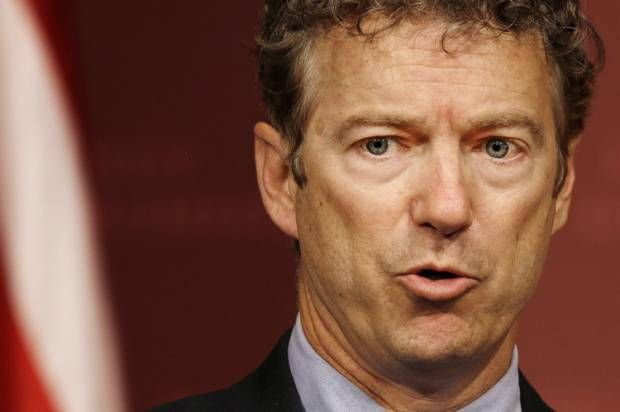
//> input picture SilenceImages/54d25efcb3e8d.jpg, 620 x 412 px
$ ./DetectWink ../SilenceImages/   (built with g++ and OpenCV 4)
//> lines starting //> are read from the running program, lines starting //| are printed output that depends on the picture; after the words box and inside, x2 and y2 are one past the last pixel; in counts of white or black regions, pixels touching at a corner belong together
//> in runonFolder, img is the input picture: 412 rows x 620 cols, CV_8UC3; mean B, G, R 66.1, 83.4, 126.4
#include "opencv2/highgui.hpp"
#include "opencv2/objdetect/objdetect.hpp"
#include "opencv2/imgproc/imgproc.hpp"

#include <iostream>
#include <stdio.h>
#include "dirent.h"

using namespace std;
using namespace cv;


/*
   The cascade classifiers that come with opencv are kept in the
   following folder: bulid/etc/haarscascades
   Set OPENCV_ROOT to the location of opencv in your system
*/
string OPENCV_ROOT = "C:/opencv/";
string cascades = OPENCV_ROOT + "build/etc/haarcascades/";
string FACES_CASCADE_NAME = cascades + "haarcascade_frontalface_alt.xml";
string EYES_CASCADE_NAME = cascades + "haarcascade_eye.xml";


void drawEllipse(Mat frame, const Rect rect, int r, int g, int b) {
  int width2 = rect.width/2;
     int height2 = rect.height/2;
     Point center(rect.x + width2, rect.y + height2);
     ellipse(frame, center, Size(width2, height2), 0, 0, 360,
	     Scalar(r, g, b), 2, 8, 0 );
}


bool detectWink(Mat frame, Point location, Mat ROI, CascadeClassifier cascade) {
  // frame,ctr are only used for drawing the detected eyes
    vector<Rect> eyes;
    cascade.detectMultiScale(ROI, eyes, 1.1, 2, 0, Size(10, 10));

    int neyes = (int)eyes.size();
	int count_left = 0;
	int count_right = 0;
    for( int i = 0; i < neyes ; i++ ) {
      Rect eyes_i = eyes[i];
	  int eyes_center = location.x + eyes_i.x + eyes_i.width / 2;
	  int ROI_center = location.x + ROI.cols / 2;
	  if ((eyes_i.width < ROI.cols *180 / 500) && (eyes_i.width > ROI.cols * 80 / 500)) {
		  if ((eyes_center < ROI_center - ROI.cols / 10 ) && (eyes_center > ROI_center - ROI.cols * 3 / 10)) {
			  int right_corner = location.x + eyes_i.x + eyes_i.width;
			  if (right_corner < (ROI_center - ROI.cols * 7 / 200)) {
				  count_left++;
				  if(count_left == 1)
				  drawEllipse(frame, eyes_i + location, 255, 255, 0);
			  }
		  }
		  if ((eyes_center > ROI_center + ROI.cols / 10) && (eyes_center < ROI_center + ROI.cols * 3 / 10)) {
			  int left_corner = location.x + eyes_i.x;
			  if (left_corner > (ROI_center + ROI.cols *7 / 200)) {
				  count_right++;
				  if(count_right == 1)
				  drawEllipse(frame, eyes_i + location, 255, 255, 0);
			  }
		  }
	  }
    }
    return((count_left+count_right) == 1);
}

// you need to rewrite this function
int detect(Mat frame,
	   CascadeClassifier cascade_face, CascadeClassifier cascade_eyes) {
  Mat frame_gray;
  vector<Rect> faces;

  cvtColor(frame, frame_gray, CV_BGR2GRAY);
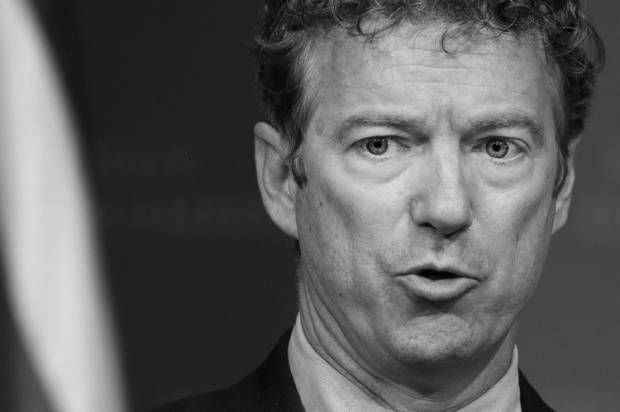
//> frame_gray: 412 rows x 620 cols, CV_8UC1; min 1, max 219, mean 94.3

//  equalizeHist(frame_gray, frame_gray); // input, outuput
//  medianBlur(frame_gray, frame_gray, 5); // input, output, neighborhood_size
//  blur(frame_gray, frame_gray, Size(5,5), Point(-1,-1));
/*  input,output,neighborood_size,center_location (neg means - true center) */


  cascade_face.detectMultiScale(frame_gray, faces,
			   1.1, 4, 0|CV_HAAR_SCALE_IMAGE, Size(30, 30));
//> faces = 1 Rect (x, y, width, height): [297, 33, 288, 288]

  /* frame_gray - the input image
     faces - the output detections.
     1.1 - scale factor for increasing/decreasing image or pattern resolution
     3 - minNeighbors.
         larger (4) would be more selective in determining detection
	 smaller (2,1) less selective in determining detection
	 0 - return all detections.
     0|CV_HAAR_SCALE_IMAGE - flags. This flag means scale image to match pattern
     Size(30, 30)) - size in pixels of smallest allowed detection
  */

  int detected = 0;

  int nfaces = (int)faces.size();
//> nfaces = 1
  for( int i = 0; i < nfaces ; i++ ) {
    Rect face = faces[i];
    drawEllipse(frame, face, 255, 0, 255);

	int x1 = face.x + face.width*(1.0 / 2 - 36.0 / 80);
	int y1 = face.y + face.height * 13 / 60;
	Rect upper_face = Rect(x1, y1, face.width * 2 * 36 / 80, face.height * 21 / 60);
	drawEllipse(frame, upper_face, 100, 0, 255);
	Mat upper_faceROI = frame_gray(upper_face);
	if (detectWink(frame, Point(x1, y1), upper_faceROI, cascade_eyes)) {
		drawEllipse(frame, face, 0, 255, 0);
		detected++;
	}

  }
//> this loop made 1 pass
//> (face, width2 in drawEllipse, height2 in drawEllipse, center in drawEllipse, x1, y1, upper_face, width2 in drawEllipse (second call)) on pass 1: (Rect(297, 33, 288, 288), 144, 144, Point(441, 177), 311, 95, Rect(311, 95, 259, 100), 129)
//> pass 1, in detect, `drawEllipse(frame, face, 255, 0, 255);`:
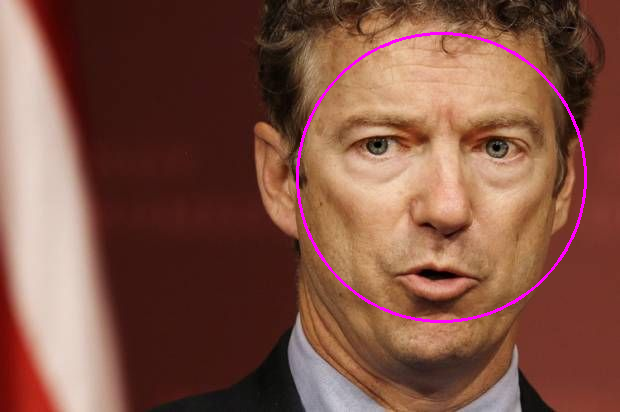
//> frame: 412 rows x 620 cols, CV_8UC3; 1.04% of pixels changed, all inside (x1, y1, x2, y2) = (296, 32, 587, 323)
//> pass 1, in detect, `drawEllipse(frame, upper_face, 100, 0, 255);`:
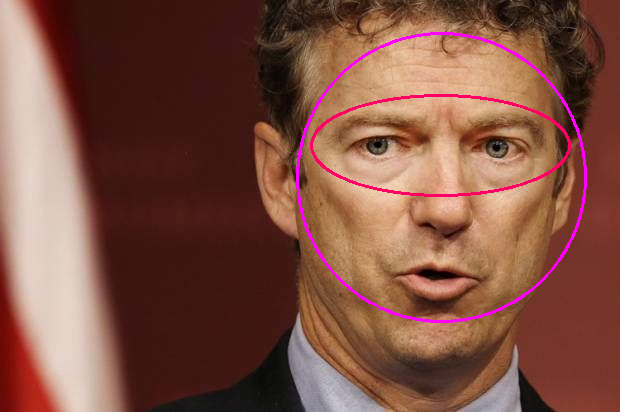
//> frame: 412 rows x 620 cols, CV_8UC3; 0.7% of pixels changed, all inside (x1, y1, x2, y2) = (310, 94, 571, 197)
//> pass 1, in detect, `Mat upper_faceROI = frame_gray(upper_face);`:
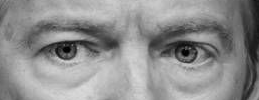
//> upper_faceROI: 100 rows x 259 cols, CV_8UC1; min 1, max 219, mean 142.6
//> after the loop:
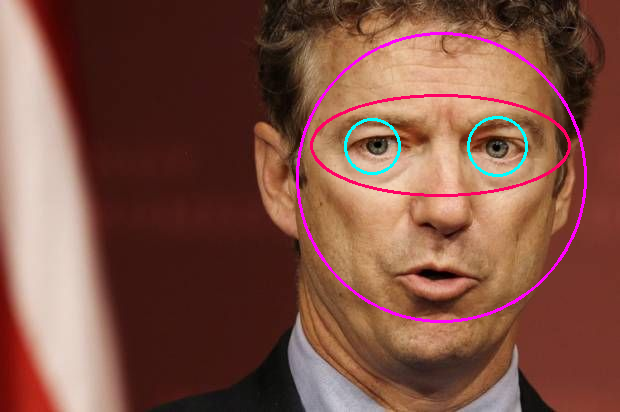
//> frame: 412 rows x 620 cols, CV_8UC3; 0.41% of pixels changed, all inside (x1, y1, x2, y2) = (344, 116, 528, 177)
//> after the loop, detected = 0
  return(detected);
}

int runonFolder(const CascadeClassifier cascade1,
		const CascadeClassifier cascade2,
		string folder) {
  if(folder.at(folder.length()-1) != '/') folder += '/';
  DIR *dir = opendir(folder.c_str());
  if(dir == NULL) {
      cerr << "Can't open folder " << folder << endl;
      exit(1);
    }
  bool finish = false;
  string windowName;
  struct dirent *entry;
  int detections = 0;
  while (!finish && (entry = readdir(dir)) != NULL) {
    char *name = entry->d_name;
    string dname = folder + name;
    Mat img = imread(dname.c_str(), CV_LOAD_IMAGE_UNCHANGED);
    if(!img.empty()) {
      int d = detect(img, cascade1, cascade2);
//> d = 0
      cerr << d << " detections" << endl;
      detections += d;
//> detections = 0
      if(!windowName.empty()) destroyWindow(windowName);
      windowName = name;
      namedWindow(windowName.c_str(),CV_WINDOW_AUTOSIZE);
      imshow(windowName.c_str(), img);
      int key = cvWaitKey(0); // Wait for a keystroke
//> the Esc key is pressed
      switch(key) {
      case 27 : // <Esc>
	finish = true; break;
      default :
	break;
      }
    } // if image is available
  }
//> after the loop, detections = 0
  closedir(dir);
  return(detections);
}

void runonVideo(const CascadeClassifier cascade1,
		const CascadeClassifier cascade2) {
  VideoCapture videocapture(0);
  if(!videocapture.isOpened()) {
    cerr <<  "Can't open default video camera" << endl ;
    exit(1);
  }
  string windowName = "Live Video";
  namedWindow("video", CV_WINDOW_AUTOSIZE);
  Mat frame;
  bool finish = false;
  while(!finish) {
    if(!videocapture.read(frame)) {
      cout <<  "Can't capture frame" << endl ;
      break;
    }
    detect(frame, cascade1, cascade2);
    imshow("video", frame);
    if(cvWaitKey(30) >= 0) finish = true;
  }
}

int main(int argc, char** argv) {
  if(argc != 1 && argc != 2) {
    cerr << argv[0] << ": "
	 << "got " << argc-1
	 << " arguments. Expecting 0 or 1 : [image-folder]"
	 << endl;
    return(-1);
  }

  string foldername = (argc == 1) ? "" : argv[1];
  CascadeClassifier faces_cascade, eyes_cascade;

  if(
     !faces_cascade.load(FACES_CASCADE_NAME)
     || !eyes_cascade.load(EYES_CASCADE_NAME)) {
    cerr << FACES_CASCADE_NAME << " or " << EYES_CASCADE_NAME
	 << " are not in a proper cascade format" << endl;
    return(-1);
  }

  int detections = 0;
  if(argc == 2) {
    detections = runonFolder(faces_cascade, eyes_cascade, foldername);
//> detections = 0
    cout << "Total of " << detections << " detections" << endl;
//| Total of 0 detections
  }
  else runonVideo(faces_cascade, eyes_cascade);

  return(0);
}
